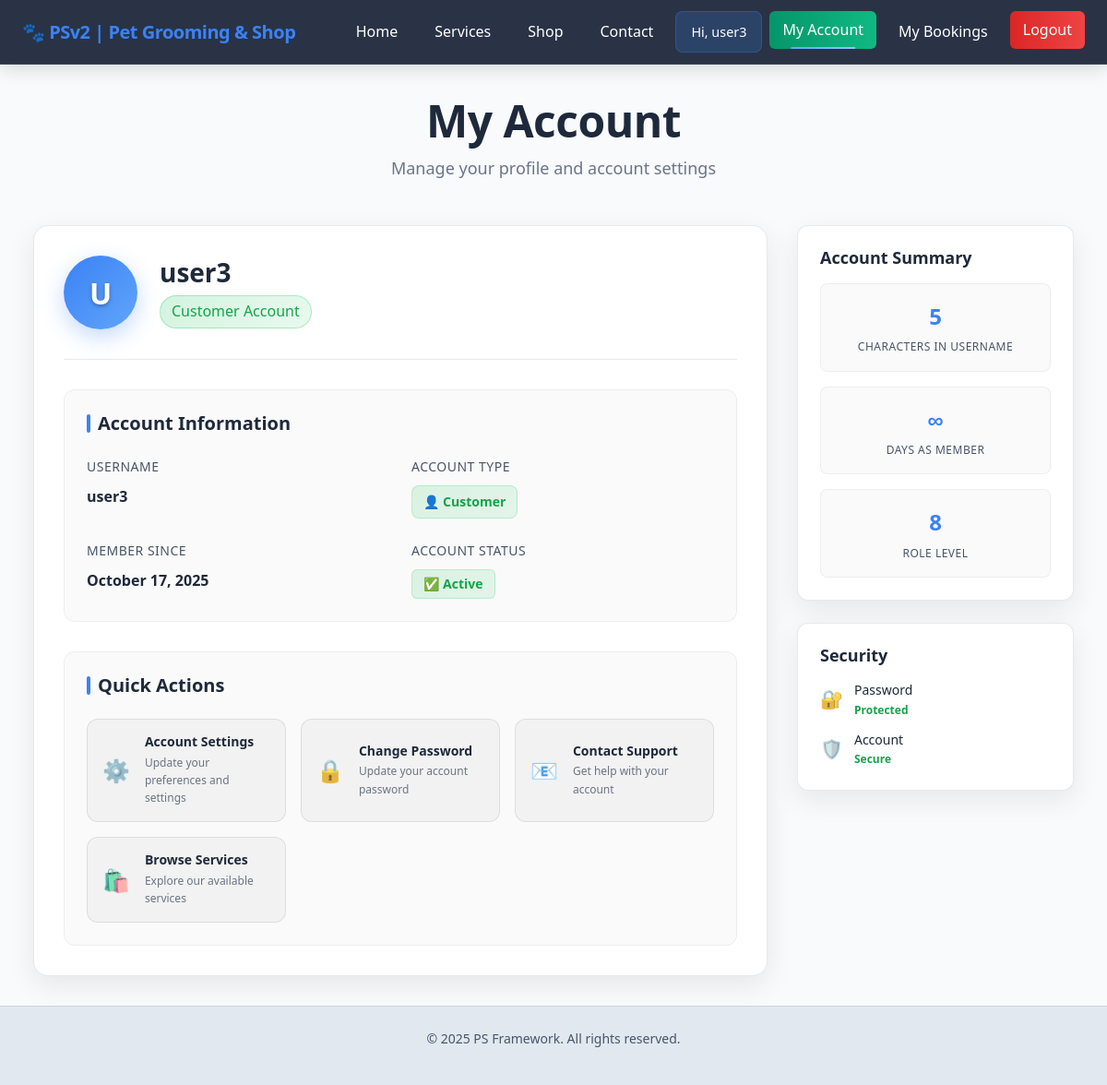
The app's page /account/ (signed in) with its own data.
### app/models.py (models this page shows, shortened)
class User(UserMixin, db.Model):
    id = db.Column(db.Integer, primary_key=True)
    username = db.Column(db.String(80), unique=True, nullable=False)
    password = db.Column(db.String(200), nullable=False)
    role = db.Column(db.String(20), default='customer')
    created_at = db.Column(db.DateTime, default=datetime.utcnow)

### app/routes/account.py (the view)
@account_bp.route('/')
@login_required
def profile():
    if current_user.role == 'admin':
        flash('Admin users should use the Admin Dashboard for account management.', 'info')
        return redirect(url_for('admin.dashboard'))
    days_as_member = 0
    if current_user.created_at:
        days_as_member = (datetime.utcnow() - current_user.created_at).days
    return render_template('account/profile.html', user=current_user, days_as_member=days_as_member)

### app/templates/account/profile.html (shortened to what this page needs)
{% extends "base.html" %}
{% block extra_css %}
<link rel="stylesheet" href="{{ url_for('static', filename='css/account.css') }}">
<link rel="stylesheet" href="{{ url_for('static', filename='css/theme.css') }}">
{% endblock %}
{% block content %}
<div class="account-container">
    <div class="account-header">
        <h1 class="account-title">My Account</h1>
        <p class="account-subtitle">Manage your profile and account settings</p>
    </div>
    <div class="account-content">
        <div class="profile-card">
            <div class="profile-header">
                <div class="profile-avatar">
                    <span class="avatar-text">{{ user.username[0].upper() }}</span>
                </div>
                <div class="profile-info">
                    <h2 class="profile-name">{{ user.username }}</h2>
                    <span class="profile-role role-{{ user.role }}">{{ user.role.title() }} Account</span>
                </div>
            </div>
            <div class="profile-details">
                <div class="detail-section">
                    <h3 class="section-title">Account Information</h3>
                    <div class="detail-grid">
                        <div class="detail-item">
                            <span class="detail-label">Username</span>
                            <span class="detail-value">{{ user.username }}</span>
                        </div>
                        <div class="detail-item">
                            <span class="detail-label">Account Type</span>
                            <span class="detail-value">
                                <span class="role-badge role-{{ user.role }}">
                                    {% if user.role == 'admin' %}
                                        🛡️ Administrator
                                    {% elif user.role == 'customer' %}
                                        👤 Customer
                                    {% else %}
                                        📋 {{ user.role.title() }}
                                    {% endif %}
                                </span>
                            </span>
                        </div>
                        <div class="detail-item">
                            <span class="detail-label">Member Since</span>
                            <span class="detail-value">
                                {% if user.created_at %}
                                    {{ user.created_at.strftime('%B %d, %Y') }}
                                {% else %}
                                    Long-time member
                                {% endif %}
                            </span>
                        </div>
                        <div class="detail-item">
                            <span class="detail-label">Account Status</span>
                            <span class="detail-value">
                                <span class="status-badge active">✅ Active</span>
                            </span>
                        </div>
                    </div>
                </div>
                <div class="detail-section">
                    <h3 class="section-title">Quick Actions</h3>
                    <div class="action-grid">
                        <a href="{{ url_for('account.settings') }}" class="action-card">
                            <div class="action-icon">⚙️</div>
                            <div class="action-content">
                                <h4 class="action-title">Account Settings</h4>
                                <p class="action-description">Update your preferences and settings</p>
                            </div>
                        </a>
                        <a href="{{ url_for('auth_bp.change_password') }}" class="action-card">
                            <div class="action-icon">🔒</div>
                            <div class="action-content">
                                <h4 class="action-title">Change Password</h4>
                                <p class="action-description">Update your account password</p>
                            </div>
                        </a>
                        <a href="{{ url_for('contact_bp.contact') }}" class="action-card">
                            <div class="action-icon">📧</div>
                            <div class="action-content">
                                <h4 class="action-title">Contact Support</h4>
                                <p class="action-description">Get help with your account</p>
                            </div>
                        </a>
                        <a href="{{ url_for('services.services_list') }}" class="action-card">
                            <div class="action-icon">🛍️</div>
                            <div class="action-content">
                                <h4 class="action-title">Browse Services</h4>
                                <p class="action-description">Explore our available services</p>
                            </div>
                        </a>
                    </div>
                </div>
            </div>
        </div>
        <div class="account-sidebar">
            <div class="sidebar-card">
                <h3 class="sidebar-title">Account Summary</h3>
                <div class="summary-stats">
                    <div class="stat-item">
                        <span class="stat-number">{{ user.username|length }}</span>
                        <span class="stat-label">Characters in Username</span>
                    </div>
                    <div class="stat-item">
                        <span class="stat-number">{{ days_as_member if days_as_member else "∞" }}</span>
                        <span class="stat-label">Days as Member</span>
                    </div>
                    <div class="stat-item">
                        <span class="stat-number">{{ user.role|length }}</span>
                        <span class="stat-label">Role Level</span>
                    </div>
                </div>
            </div>
            <div class="sidebar-card">
                <h3 class="sidebar-title">Security</h3>
                <div class="security-status">
                    <div class="security-item">
                        <span class="security-icon">🔐</span>
                        <div class="security-info">
                            <span class="security-label">Password</span>
                            <span class="security-status-text">Protected</span>
                        </div>
                    </div>
                    <div class="security-item">
                        <span class="security-icon">🛡️</span>
                        <div class="security-info">
                            <span class="security-label">Account</span>
                            <span class="security-status-text">Secure</span>
                        </div>
                    </div>
                </div>
            </div>
        </div>
    </div>
</div>
{% endblock %}

### app/templates/base.html (shortened to what this page needs)
<!DOCTYPE html>
<html lang="en">
<head>
    <link rel="stylesheet" href="{{ url_for('static', filename='css/base.css') }}">
    <link rel="stylesheet" href="{{ url_for('static', filename='css/navbar.css') }}">
    <link rel="stylesheet" href="{{ url_for('static', filename='css/theme.css') }}">
    {% block extra_css %}{% endblock %}
</head>
<body>
    <nav class="navbar">
        <div class="nav-brand">
            <a href="/">🐾 PSv2 | Pet Grooming & Shop</a>
        </div>
        <ul class="nav-links" id="navLinks">
            <li><a href="/" class="{% if request.path == '/' %}active{% endif %}">Home</a></li>
            <li><a href="/services" class="{% if request.path == '/services' %}active{% endif %}">Services</a></li>
            <li><a href="{{ url_for('shop_bp.shop') }}" class="{% if request.path == url_for('shop_bp.shop') %}active{% endif %}">Shop</a></li>
            <li><a href="{{ url_for('contact_bp.contact') }}" class="{% if request.path == url_for('contact_bp.contact') %}active{% endif %}">Contact</a></li>
            {% if current_user.is_authenticated %}
                <li><span class="nav-greeting">Hi, {{ current_user.username }}</span></li>
                {% if current_user.role == 'customer' %}
                    <li><a href="{{ url_for('account.profile') }}" class="account-link {% if request.path.startswith('/account') %}active{% endif %}">My Account</a></li>
                    <li><a href="{{ url_for('bookings.all_bookings') }}" class="bookings-link {% if request.path.startswith('/bookings') %}active{% endif %}">My Bookings</a></li>
                {% endif %}
                <li><a href="{{ url_for('auth_bp.logout') }}" class="logout-link">Logout</a></li>
            {% else %}
                <li><a href="{{ url_for('auth_bp.login') }}" class="{% if request.path == url_for('auth_bp.login') %}active{% endif %}">Login</a></li>
                <li><a href="{{ url_for('auth_bp.register') }}" class="{% if request.path == url_for('auth_bp.register') %}active{% endif %}">Register</a></li>
            {% endif %}
        </ul>
    </nav>
    <main class="main">
        <div class="container">
            <div class="page-content">
                {% block content %}{% endblock %}
            </div>
        </div>
    </main>
    <footer class="footer">
        <div class="footer-content">
            <p>&copy; 2025 PS Framework. All rights reserved.</p>
        </div>
    </footer>
</body>
</html>

### app/static/css/base.css (style rules this page uses)
* { margin: 0; padding: 0; box-sizing: border-box; }
:root { --bg-primary: #0f172a; --bg-secondary: #1e293b; --text-primary: #f1f5f9; --text-secondary: #cbd5e1; --text-muted: #9ca3af; --accent: #93c5fd; --accent-hover: #60a5fa; --border: rgba(241, 245, 249, 0.1); --shadow: rgba(0, 0, 0, 0.25); --blur-bg: rgba(30, 41, 59, 0.9); --navbar-bg: rgba(30, 41, 59, 0.95); --brand-primary: #3b82f6; --brand-secondary: #1e40af; --brand-accent: #60a5fa; }
html { scroll-behavior: smooth; }
body { font-family: 'Segoe UI', Tahoma, Geneva, Verdana, sans-serif; background: var(--bg-primary); color: var(--text-primary); line-height: 1.6; min-height: 100vh; display: flex; flex-direction: column; }
h1, h2, h3, h4, h5, h6 { font-weight: 600; line-height: 1.2; margin-bottom: 0.5em; }
p { margin-bottom: 1em; }
a { color: var(--accent); text-decoration: none; transition: color 0.3s ease; }
.container { max-width: 1200px; margin: 0 auto; padding: 0 20px; }
.page-content { animation: fadeIn 0.6s ease-out; }
.footer { background: var(--bg-secondary); border-top: 1px solid var(--border); padding: 24px; text-align: center; margin-top: auto; }
.footer-content { max-width: 1200px; margin: 0 auto; color: var(--text-secondary); font-size: 14px; }
@media (prefers-color-scheme: light) { :root { --bg-primary: #f8fafc; --bg-secondary: #e2e8f0; --text-primary: #1e293b; --text-secondary: #475569; --accent: #3b82f6; --accent-hover: #2563eb; --border: rgba(30, 41, 59, 0.1); --shadow: rgba(0, 0, 0, 0.1); --blur-bg: rgba(248, 250, 252, 0.8); } }

### app/static/css/navbar.css (style rules this page uses)
.navbar { position: fixed; top: 0; left: 0; right: 0; z-index: 1000; background: rgba(30, 41, 59, 0.95); backdrop-filter: blur(12px); border-bottom: 1px solid rgba(241, 245, 249, 0.1); box-shadow: 0 4px 20px rgba(0, 0, 0, 0.15); padding: 0 24px; height: 70px; display: flex; align-items: center; justify-content: space-between; transition: all 0.3s ease-in-out; }
.nav-brand { font-size: 20px; font-weight: 700; color: #ffffff; text-decoration: none; letter-spacing: -0.025em; transition: color 0.3s ease; display: flex; align-items: center; gap: 8px; }
.nav-links { display: flex; list-style: none; gap: 8px; margin: 0; padding: 0; }
.nav-links li { position: relative; }
.nav-links a { display: block; padding: 10px 16px; text-decoration: none; color: #ffffff; font-weight: 500; border-radius: 8px; transition: all 0.25s ease; position: relative; overflow: hidden; }
.nav-links a.active { color: #60a5fa; background: rgba(96, 165, 250, 0.2); position: relative; }
.nav-links a.active::after { content: ''; position: absolute; bottom: 0; left: 50%; transform: translateX(-50%); width: 60%; height: 2px; background: linear-gradient(90deg, #60a5fa, #93c5fd); border-radius: 1px; animation: underlineSlide 0.3s ease-out; }
.account-link { background: linear-gradient(90deg, #059669, #10b981) !important; color: #ffffff !important; padding: 8px 14px !important; border-radius: 6px !important; font-weight: 500 !important; transition: all 0.3s ease !important; }
.logout-link { background: linear-gradient(90deg, #dc2626, #ef4444) !important; color: #ffffff !important; padding: 8px 14px !important; border-radius: 6px !important; font-weight: 500 !important; transition: all 0.3s ease !important; }
.nav-greeting { display: block; padding: 10px 16px; color: #ffffff; font-weight: 500; font-size: 0.9rem; background: rgba(59, 130, 246, 0.2); border-radius: 8px; border: 1px solid rgba(59, 130, 246, 0.3); white-space: nowrap; }
.main { padding-top: 70px; transition: padding-top 0.3s ease-in-out; }

### records on screen
User: username "user3", username "U", role "Customer", created_at "October 17, 2025"

### other values on screen
{{ user.username|length }} "5"
{{ days_as_member if days_as_member else "∞" }} "∞"
{{ user.role|length }} "8"
